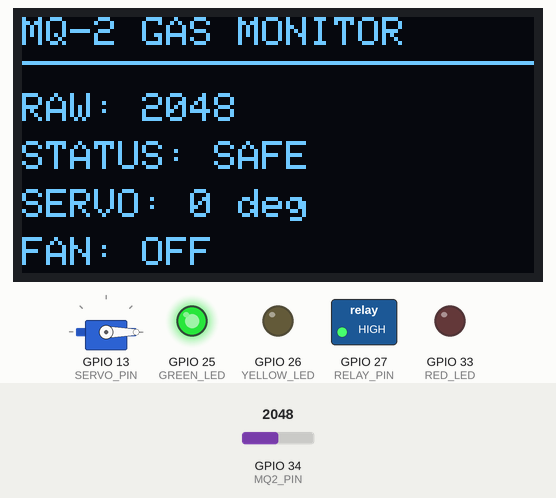
The sketch below on a simulated ESP32. Parts: 128×64 one-colour display, servo, switched loads named in the sketch (green lamp = pin HIGH), output pins drawn as LEDs (lit = HIGH). The test bench sets the inputs (shaded band); at power-on: GPIO 34 (MQ2_PIN) = 2048 (analog values on the 0–4095 scale). What the sketch prints to the serial monitor is not drawn.

Above: at 3.2 s.
3.3 s: GPIO 34 (MQ2_PIN) set to 2454
At 4.5 s:
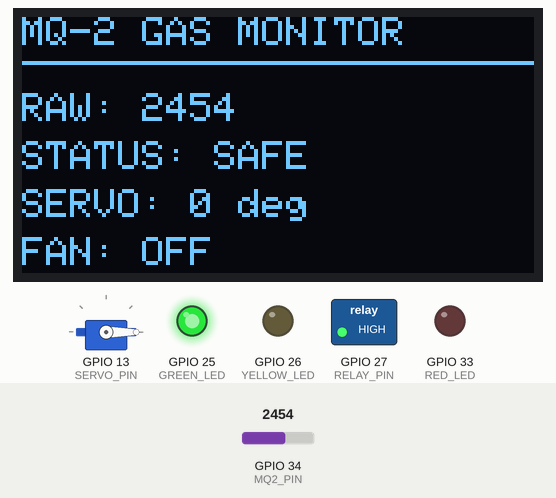
5.6 s: GPIO 34 (MQ2_PIN) set to 2555
At 6.7 s:
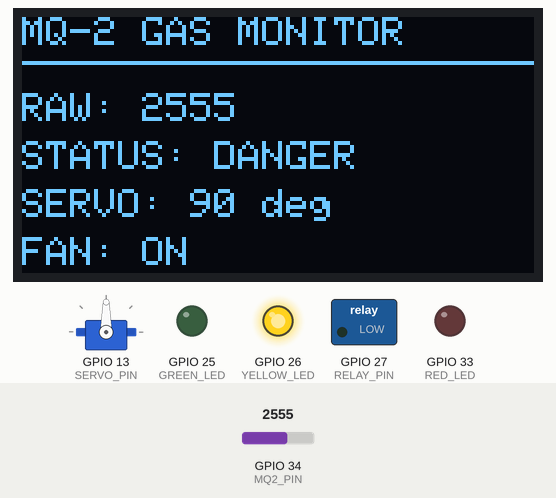
7.7 s: GPIO 34 (MQ2_PIN) set to 2954
At 9.0 s:
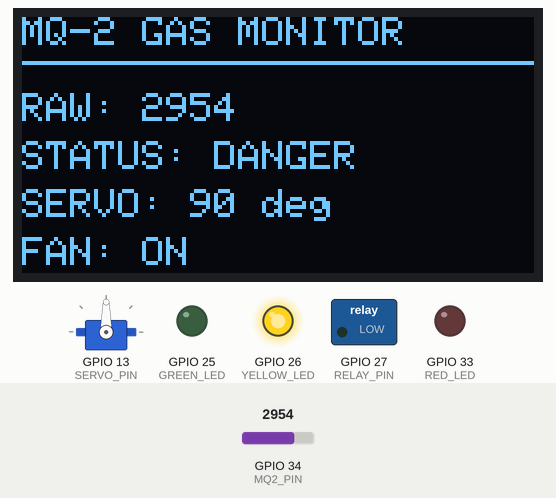
9.7 s: GPIO 34 (MQ2_PIN) set to 3037
At 11.2 s:
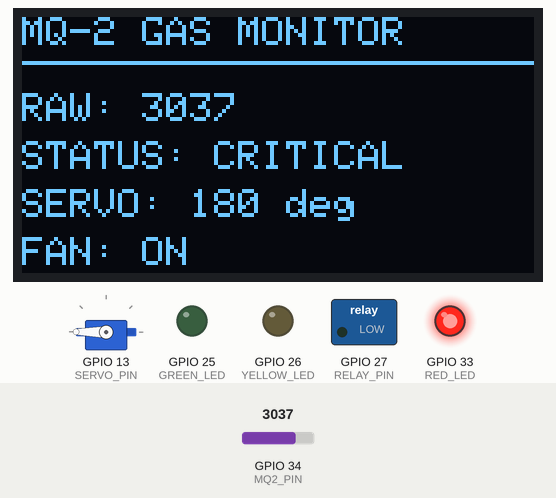
Timing chart, 0 to 12.7 s (numbered marks = the images above; inputs shaded):
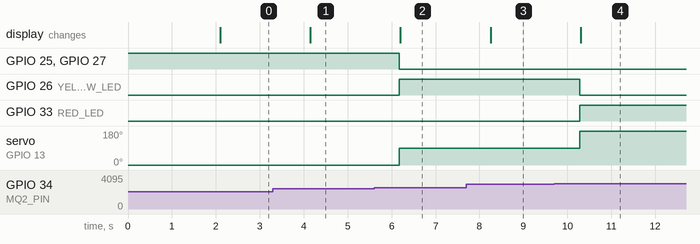

The sketch:

MQ2-Gas-Monitor.ino
```cpp
#include <Wire.h>
#include <Adafruit_GFX.h>
#include <Adafruit_SSD1306.h>
#include <ESP32Servo.h>

// =====================================================
// OLED
// =====================================================

#define SCREEN_WIDTH 128
#define SCREEN_HEIGHT 64

#define OLED_RESET -1
#define OLED_ADDRESS 0x3C

// =====================================================
// PIN DEFINITIONS
// =====================================================

// MQ-2
#define MQ2_PIN 34

// Servo
#define SERVO_PIN 13

// Relay Channel 1
#define RELAY_PIN 27

// LEDs
#define GREEN_LED 25
#define YELLOW_LED 26
#define RED_LED 33

// =====================================================
// OBJECTS
// =====================================================

Adafruit_SSD1306 display(
  SCREEN_WIDTH,
  SCREEN_HEIGHT,
  &Wire,
  OLED_RESET
);

Servo gasServo;

// =====================================================
// RELAY CONFIGURATION
// =====================================================

// Most relay modules are ACTIVE LOW.
// If your relay works opposite, change to false.
#define RELAY_ACTIVE_LOW true

// =====================================================
// FAN CONTROL
// =====================================================

void setFan(bool state) {

  if (RELAY_ACTIVE_LOW) {

    if (state) {
      digitalWrite(RELAY_PIN, LOW);
    }
    else {
      digitalWrite(RELAY_PIN, HIGH);
    }

  }
  else {

    if (state) {
      digitalWrite(RELAY_PIN, HIGH);
    }
    else {
      digitalWrite(RELAY_PIN, LOW);
    }
  }
}

// =====================================================
// LED CONTROL
// =====================================================

void setLEDs(bool green, bool yellow, bool red) {

  digitalWrite(
    GREEN_LED,
    green ? HIGH : LOW
  );

  digitalWrite(
    YELLOW_LED,
    yellow ? HIGH : LOW
  );

  digitalWrite(
    RED_LED,
    red ? HIGH : LOW
  );
}

// =====================================================
// SETUP
// =====================================================

void setup() {

  Serial.begin(115200);

  // ---------------------------------------------------
  // MQ-2
  // ---------------------------------------------------

  analogReadResolution(12);

  analogSetPinAttenuation(
    MQ2_PIN,
    ADC_11db
  );

  // ---------------------------------------------------
  // LEDs
  // ---------------------------------------------------

  pinMode(GREEN_LED, OUTPUT);
  pinMode(YELLOW_LED, OUTPUT);
  pinMode(RED_LED, OUTPUT);

  // Start SAFE
  setLEDs(true, false, false);

  // ---------------------------------------------------
  // RELAY
  // ---------------------------------------------------

  pinMode(RELAY_PIN, OUTPUT);

  // Fan OFF initially
  setFan(false);

  // ---------------------------------------------------
  // OLED
  // ---------------------------------------------------

  Wire.begin(21, 22);

  if (!display.begin(
        SSD1306_SWITCHCAPVCC,
        OLED_ADDRESS
      )) {

    Serial.println("OLED NOT FOUND!");

    while (1);
  }

  // ---------------------------------------------------
  // SERVO
  // ---------------------------------------------------

  gasServo.setPeriodHertz(50);

  gasServo.attach(
    SERVO_PIN,
    500,
    2400
  );

  // Start SAFE position
  gasServo.write(0);

  // ---------------------------------------------------
  // STARTUP SCREEN
  // ---------------------------------------------------

  display.clearDisplay();

  display.setTextColor(SSD1306_WHITE);

  display.setTextSize(2);

  display.setCursor(25, 5);

  display.println("MQ-2");

  display.setTextSize(1);

  display.setCursor(15, 35);

  display.println("GAS MONITOR");

  display.display();

  delay(2000);

  Serial.println();
  Serial.println("==============================");
  Serial.println("       MQ-2 GAS MONITOR");
  Serial.println("==============================");
  Serial.println("SAFE     : 0 - 1999");
  Serial.println("DANGER   : 2000 - 2999");
  Serial.println("CRITICAL : 3000 - 4095");
  Serial.println("==============================");
}

// =====================================================
// LOOP
// =====================================================

void loop() {

  // ---------------------------------------------------
  // READ MQ-2
  // ---------------------------------------------------

  int raw = analogRead(MQ2_PIN);

  String status;

  int servoAngle;

  bool fanState;


  // ===================================================
  // SAFE
  // ===================================================

  if (raw < 2500) {

    status = "SAFE";

    servoAngle = 0;

    fanState = false;

    setLEDs(
      true,
      false,
      false
    );
  }


  // ===================================================
  // DANGER
  // ===================================================

  else if (raw < 3000) {

    status = "DANGER";

    servoAngle = 90;

    fanState = true;

    setLEDs(
      false,
      true,
      false
    );
  }


  // ===================================================
  // CRITICAL
  // ===================================================

  else {

    status = "CRITICAL";

    servoAngle = 180;

    fanState = true;

    setLEDs(
      false,
      false,
      true
    );
  }


  // ---------------------------------------------------
  // SERVO
  // ---------------------------------------------------

  gasServo.write(servoAngle);


  // ---------------------------------------------------
  // FAN
  // ---------------------------------------------------

  setFan(fanState);


  // ---------------------------------------------------
  // SERIAL MONITOR
  // ---------------------------------------------------

  Serial.print("MQ-2 RAW: ");
  Serial.print(raw);

  Serial.print(" | STATUS: ");
  Serial.print(status);

  Serial.print(" | SERVO: ");
  Serial.print(servoAngle);

  Serial.print(" deg");

  Serial.print(" | FAN: ");

  if (fanState) {
    Serial.println("ON");
  }
  else {
    Serial.println("OFF");
  }


  // ---------------------------------------------------
  // OLED
  // ---------------------------------------------------

  display.clearDisplay();

  display.setTextColor(SSD1306_WHITE);

  display.setTextSize(1);

  display.setCursor(0, 0);

  display.println("MQ-2 GAS MONITOR");

  display.drawLine(
    0,
    11,
    127,
    11,
    SSD1306_WHITE
  );

  display.setCursor(0, 19);

  display.print("RAW: ");

  display.println(raw);


  display.setCursor(0, 31);

  display.print("STATUS: ");

  display.println(status);


  display.setCursor(0, 43);

  display.print("SERVO: ");

  display.print(servoAngle);

  display.println(" deg");


  display.setCursor(0, 55);

  display.print("FAN: ");

  if (fanState) {
    display.println("ON");
  }
  else {
    display.println("OFF");
  }

  display.display();

  delay(1000);
}
```

Measured:
- the behaviour switches between 2499 and 2500 on GPIO 34 (MQ2_PIN) (found by bisection; images 1 and 2)
- the behaviour switches between 2999 and 3000 on GPIO 34 (MQ2_PIN) (found by bisection; images 3 and 4)
- after the input at 3.3 s, the display: changes after 0.85 s (image 1)
- after the input at 5.6 s, GPIO 25 (GREEN_LED), GPIO 27 (RELAY_PIN): HIGH → LOW after 0.58 s; GPIO 26 (YELLOW_LED): LOW → HIGH after 0.58 s; servo on GPIO 13 (SERVO_PIN): 0° → 90° after 0.58 s; the display: changes after 0.60 s (image 2)
- after the input at 7.7 s, the display: changes after 0.55 s (image 3)
- after the input at 9.7 s, GPIO 26 (YELLOW_LED): HIGH → LOW after 0.58 s; GPIO 33 (RED_LED): LOW → HIGH after 0.58 s; servo on GPIO 13 (SERVO_PIN): 90° → 180° after 0.58 s; the display: changes after 0.61 s (image 4)
